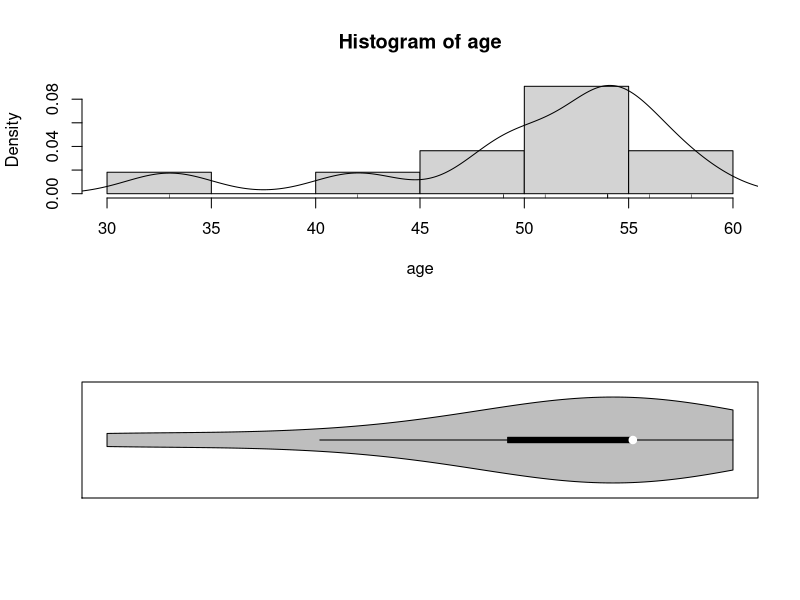
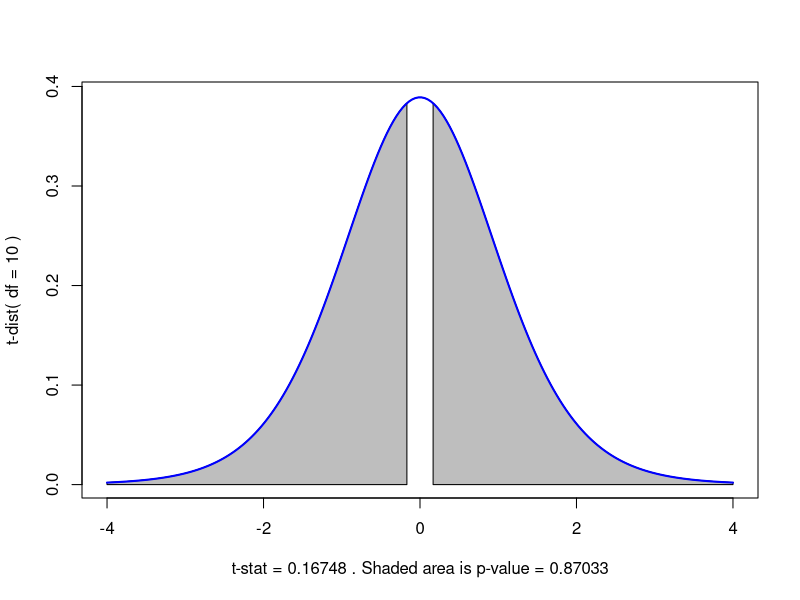

Write R code to recreate these figures, in order.
age <- c(54, 42, 51, 54, 49, 56, 33, 58, 54, 54, 49)
par(mfrow = c(2,1))

# Histogram overlaid with kernel density curve
hist(age, freq = FALSE, breaks = 6, main = "Histogram of age", xlab = "age", ylab = "Density")
lines(density(age))
rug(age)

# Violin plot
library(vioplot)
vioplot(age, horizontal = TRUE, col = "gray")

# stem-and-leaf pilot
stem(age, scale=2)

# t.crit
qt(1 - 0.05/2, df = length(age) -1)

?t.test

t.summary <- t.test(age, mu = 50)
t.summary



summary(age)

# Function of plot t-distribution with shaded p-value
t.dist.pval <- function(t.summary) {
  par(mfrow=c(1,1))
  lim.extreme <- max(4, abs(t.summary$statistic) + 0.5)
  lim.lower <- -lim.extreme
  lim.upper <- lim.extreme
  x.curve <- seq(lim.lower, lim.upper, length=200)
  y.curve <- dt(x.curve, df = t.summary$parameter)
  plot(x.curve, y.curve, type = "l",
       ylab = paste("t-dist( df =", signif(t.summary$parameter, 3), ")"),
       xlab = paste("t-stat =", signif(t.summary$statistic, 5),
                    ". Shaded area is p-value =", signif(t.summary$p.value, 5)))
  if ((t.summary$alternative == "less") | (t.summary$alternative == "two.sided")) {
    x.pval.l <- seq(lim.lower, -abs(t.summary$statistic), length=200)
    y.pval.l <- dt(x.pval.l, df = t.summary$parameter)
    polygon(c(lim.lower, x.pval.l, -abs(t.summary$statistic)),
            c(0, y.pval.l, 0), col="gray")
  }
  if ((t.summary$alternative == "greater") | (t.summary$alternative == "two.sided")) {
    x.pval.u <- seq(abs(t.summary$statistic), lim.upper, length=200)
    y.pval.u <- dt(x.pval.u, df = t.summary$parameter)
    polygon(c(abs(t.summary$statistic), x.pval.u, lim.upper),
            c(0, y.pval.u, 0), col="gray")
  }
  points(x.curve, y.curve, type = "l", lwd = 2, col = "blue")
}

# for the age example
t.dist.pval(t.summary)

names(t.summary)
